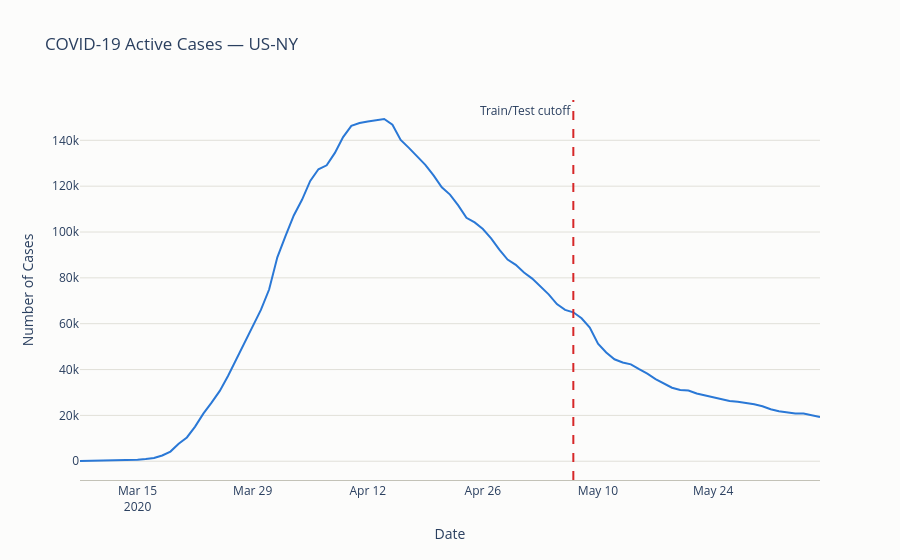

The notebook cell saved with this chart:
### Code cell
fig = go.Figure()
fig.add_trace(go.Scatter(
    x=data["date"],
    y=data["active_cases"],
    mode="lines",
    line=dict(width=2, color="#2a78d6"),
    hovertemplate="%{x|%b %d, %Y}<br>Cases: %{y:,}<extra></extra>",
))

fig.add_vline(
    x=train_test_split,
    line_width=2,
    line_dash="dash",
    line_color="#d62728",
    annotation_text="Train/Test cutoff",
    annotation_position="top left",
)

fig.update_layout(
    title="COVID-19 Active Cases — US-NY",
    xaxis_title="Date",
    yaxis_title="Number of Cases",
    hovermode="x unified",
    template="plotly_white",
    plot_bgcolor="#fcfcfb",
    paper_bgcolor="#fcfcfb",
    xaxis=dict(showgrid=False, linecolor="#c3c2b7"),
    yaxis=dict(gridcolor="#e1e0d9", zeroline=False),
)

fig.show()
